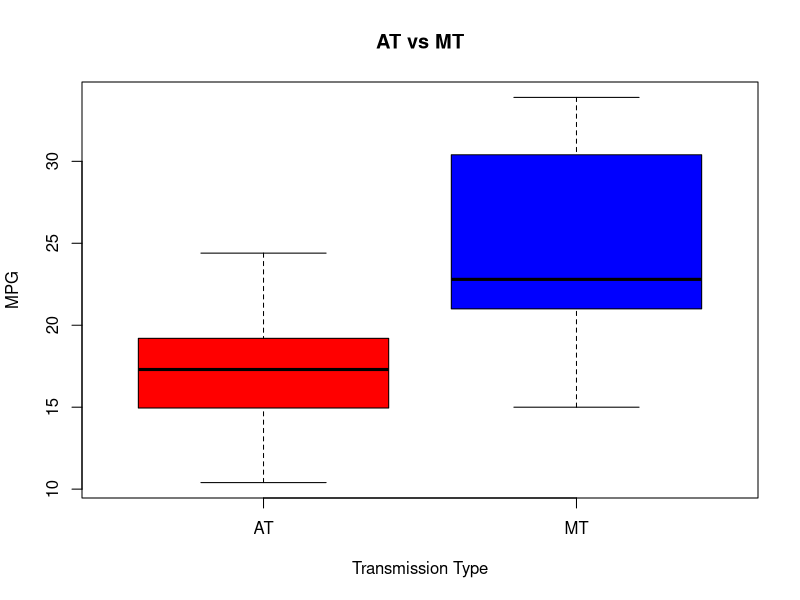
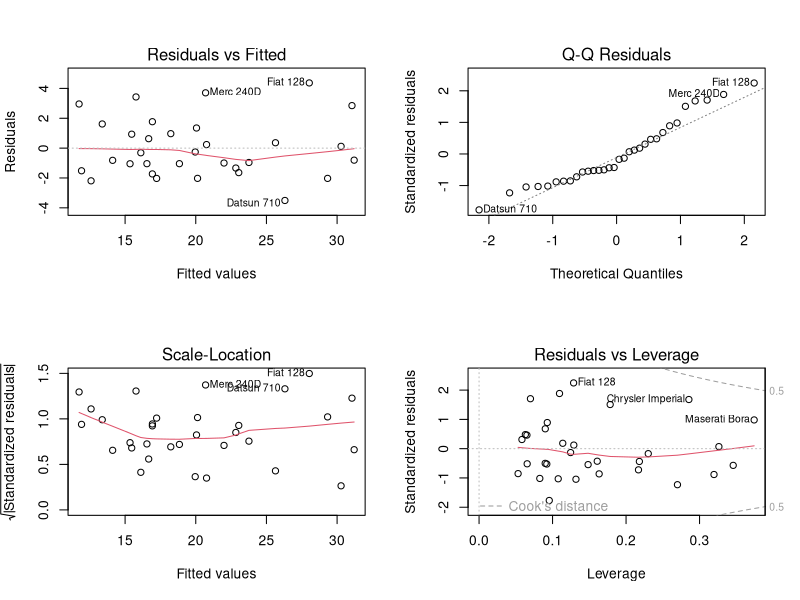

Generate these figures, in order, with R:
## ---- chunk 1
library(MASS)
library(ggplot2)
data(mtcars)
## ---- chunk 2
str(mtcars)
mtcars$am = as.factor(mtcars$am)
levels(mtcars$am)=c("AT", "MT")
## ---- chunk 3
boxplot(mpg ~ am, data = mtcars, col = c("red", "blue"), xlab = "Transmission Type", ylab = "MPG", main = "AT vs MT")
t_test_result<- t.test(mtcars$mpg ~ mtcars$am)
t_test_result$p.value
t_test_result$estimate

levels(mtcars$am)=as.numeric(c(1,0))
mtcars$am=as.numeric(mtcars$am)

model1 <- lm(mpg ~ factor(am), data = mtcars)
summary(model1)
## ---- chunk 4
Correltion<- cor(mtcars[, c(1:11)])
MPG_cor<-Correltion[,1]
MPG_cor
## ---- chunk 5
model_step<- step(lm(mpg~., mtcars))
## ---- chunk 6
summary(model_step)
## ---- chunk 7
modelAMinWT<- lm(mpg~ wt + qsec + am + wt:am, mtcars)
summary(modelAMinWT)
## ---- chunk 8
par(mfrow= c(2,2))
plot(modelAMinWT)
## ---- chunk 9
summary(modelAMinWT)$coef
